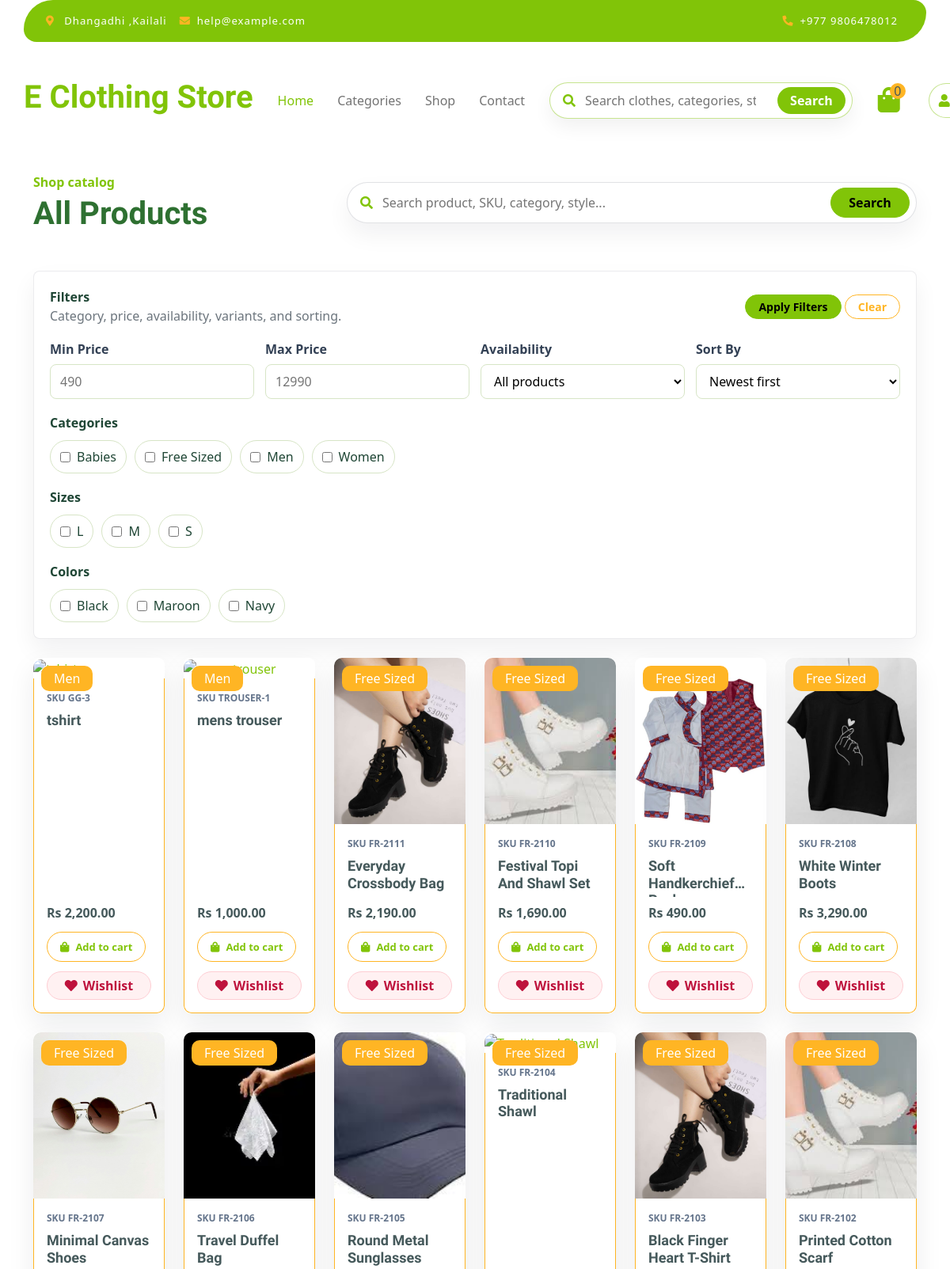
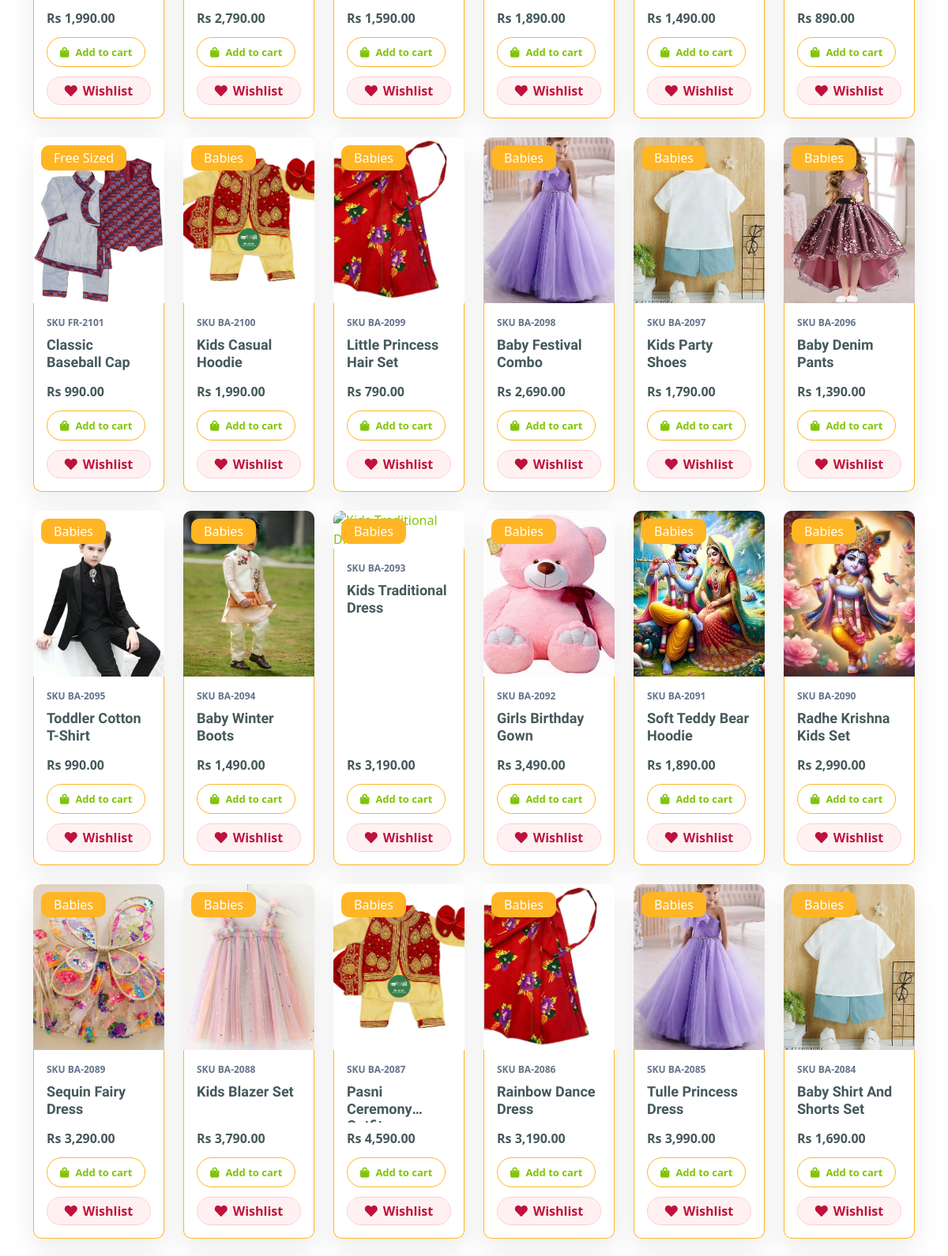
Screenshot of /user/our_shop.php (upper part) with the database file from the repository (2 pictures, top to bottom).
### tables this page shows
CREATE TABLE `category` (
  `id` int NOT NULL AUTO_INCREMENT,
  `name` varchar(100) DEFAULT NULL,
  `description` text,
  `created_at` datetime DEFAULT CURRENT_TIMESTAMP,
  `deleted_at` datetime DEFAULT NULL,
  PRIMARY KEY (`id`)
);

CREATE TABLE `product` (
  `id` int NOT NULL AUTO_INCREMENT,
  `name` varchar(100) DEFAULT NULL,
  `description` text,
  `price` decimal(10,2) DEFAULT NULL,
  `quantity` int DEFAULT NULL,
  `sku` varchar(100) DEFAULT NULL,
  `category_id` int DEFAULT NULL,
  `image` varchar(255) DEFAULT NULL,
  `created_at` datetime DEFAULT CURRENT_TIMESTAMP,
  `deleted_at` datetime DEFAULT NULL,
  PRIMARY KEY (`id`),
  KEY `category_id` (`category_id`),
  CONSTRAINT `product_ibfk_1` FOREIGN KEY (`category_id`) REFERENCES `category` (`id`) ON DELETE CASCADE
);

CREATE TABLE `store_settings` (
  `id` int NOT NULL AUTO_INCREMENT,
  `store_name` varchar(255) NOT NULL,
  `store_logo` varchar(255) DEFAULT NULL,
  `contact_number` varchar(50) DEFAULT NULL,
  `store_email` varchar(255) DEFAULT NULL,
  `store_address` varchar(255) DEFAULT NULL,
  `store_information` text,
  `established_date` varchar(50) DEFAULT NULL,
  `currency_code` varchar(10) NOT NULL DEFAULT 'NPR',
  `currency_symbol` varchar(20) NOT NULL DEFAULT 'Rs',
  PRIMARY KEY (`id`)
);

### includes/store.php (called while the page is built, shortened)
<?php
function ensure_store_settings_schema(mysqli $con): void
{
    $columns = [];
    $result = mysqli_query($con, "SHOW COLUMNS FROM store_settings");
    while ($result && $row = mysqli_fetch_assoc($result)) {
        $columns[] = $row['Field'];
    }
}
function get_store_settings(mysqli $con): array
{
    ensure_store_settings_schema($con);
    $result = mysqli_query($con, "SELECT * FROM store_settings ORDER BY id DESC LIMIT 1");
    $settings = $result ? (mysqli_fetch_assoc($result) ?: []) : [];
    return array_merge([
        'store_name' => 'E-Clothing Store',
        'store_logo' => null,
        'contact_number' => '+9779806478012',
        'store_email' => 'help@example.com',
        'store_address' => 'Dhangadhi, Kailali Nepal',
        'store_information' => 'Quality fashion, fast service, and reliable Cash on Delivery across Nepal.',
        'currency_code' => 'NPR',
        'currency_symbol' => 'Rs',
    ], $settings);
}
function currency_symbol(?mysqli $con = null): string
{
    static $symbol = null;
    if ($symbol !== null) {
        return $symbol;
    }
    $localConnection = false;
    $settings = get_store_settings($con);
    $symbol = trim($settings['currency_symbol'] ?? 'Rs') ?: 'Rs';
    return $symbol;
}
function money(float $amount, ?mysqli $con = null): string
{
    return htmlspecialchars(currency_symbol($con)) . ' ' . number_format($amount, 2);
}

### user/our_shop.php (the view, shortened to what this page needs)
<?php
include("includes/header.php");
require_once __DIR__ . '/../includes/store.php';
require_once __DIR__ . '/../includes/product_variants.php';
$con = db_connect();
$categoryResult = mysqli_query($con, "SELECT id, name FROM category WHERE deleted_at IS NULL ORDER BY name ASC");
$categories = [];
while ($category = mysqli_fetch_assoc($categoryResult)) {
    $categories[] = $category;
}
$rangeResult = mysqli_query($con, "SELECT MIN(price) AS min_price, MAX(price) AS max_price FROM product WHERE deleted_at IS NULL");
$priceRange = mysqli_fetch_assoc($rangeResult) ?: ['min_price' => 0, 'max_price' => 0];
$sizes = [];
$sizeResult = mysqli_query($con, "SELECT DISTINCT variation_value FROM productdetail WHERE LOWER(variation_key) = 'size' AND deleted_at IS NULL ORDER BY variation_value ASC");
while ($sizeResult && $row = mysqli_fetch_assoc($sizeResult)) {
    if ($row['variation_value'] !== '') {
        $sizes[] = $row['variation_value'];
    }
}
$colors = [];
$colorResult = mysqli_query($con, "SELECT DISTINCT variation_value FROM productdetail WHERE LOWER(variation_key) = 'color' AND deleted_at IS NULL ORDER BY variation_value ASC");
while ($colorResult && $row = mysqli_fetch_assoc($colorResult)) {
    if ($row['variation_value'] !== '') {
        $colors[] = $row['variation_value'];
    }
}
$search = trim($_GET['q'] ?? '');
$selectedCategories = isset($_GET['categories']) ? array_map('intval', (array) $_GET['categories']) : [];
$selectedSizes = isset($_GET['sizes']) ? array_map('strval', (array) $_GET['sizes']) : [];
$selectedColors = isset($_GET['colors']) ? array_map('strval', (array) $_GET['colors']) : [];
$stock = $_GET['stock'] ?? 'all';
$sort = $_GET['sort'] ?? 'newest';
$conditions = ["p.deleted_at IS NULL"];
$orderMap = [
    'newest' => 'p.created_at DESC',
    'price_low' => 'p.price ASC',
    'price_high' => 'p.price DESC',
    'name' => 'p.name ASC',
    'stock' => 'p.quantity DESC',
];
$orderBy = $orderMap[$sort] ?? $orderMap['newest'];
$where = implode(' AND ', $conditions);
$sql = "SELECT p.*, c.name AS category_name
        FROM product p
        LEFT JOIN category c ON p.category_id = c.id
        WHERE $where
        ORDER BY $orderBy";
$result = mysqli_query($con, $sql);
?>
<div class="container-fluid clothing py-5" style="padding-top: 170px !important;">
    <div class="container py-5">
        <div class="shop-toolbar mb-5">
            <div>
                <p class="text-primary fw-bold mb-1">Shop catalog</p>
                <h1 class="mb-0">All Products</h1>
            </div>
            <form method="GET" class="shop-search">
                <i class="fas fa-search"></i>
                <input type="search" name="q" id="searchBox" value="<?= htmlspecialchars($search) ?>" placeholder="Search product, SKU, category, style...">
                <button class="btn btn-primary" type="submit">Search</button>
            </form>
        </div>
        <form method="GET" class="filter-panel advanced-filter-panel mb-4">
            <div class="filter-header">
                <div>
                    <strong>Filters</strong>
                    <p class="text-muted mb-0">Category, price, availability, variants, and sorting.</p>
                </div>
                <div>
                    <button type="submit" class="btn btn-primary btn-sm rounded-pill px-3">Apply Filters</button>
                    <a href="our_shop.php" class="btn btn-outline-secondary btn-sm rounded-pill px-3">Clear</a>
                </div>
            </div>
            <div class="filter-grid">
                <label>
                    <span>Min Price</span>
                    <input type="number" name="min_price" min="0" step="1" value="<?= htmlspecialchars((string) ($_GET['min_price'] ?? '')) ?>" placeholder="<?= (int) $priceRange['min_price'] ?>">
                </label>
                <label>
                    <span>Max Price</span>
                    <input type="number" name="max_price" min="0" step="1" value="<?= htmlspecialchars((string) ($_GET['max_price'] ?? '')) ?>" placeholder="<?= (int) $priceRange['max_price'] ?>">
                </label>
                <label>
                    <span>Availability</span>
                    <select name="stock">
                        <option value="all" <?= $stock === 'all' ? 'selected' : '' ?>>All products</option>
                    </select>
                </label>
                <label>
                    <span>Sort By</span>
                    <select name="sort">
                        <option value="newest" <?= $sort === 'newest' ? 'selected' : '' ?>>Newest first</option>
                    </select>
                </label>
            </div>
            <div class="filter-block">
                <strong>Categories</strong>
                <div class="filter-categories">
                    <?php foreach ($categories as $category): ?>
                        <label>
                            <input type="checkbox" name="categories[]" value="<?= (int) $category['id'] ?>" <?= in_array((int) $category['id'], $selectedCategories, true) ? 'checked' : '' ?>>
                            <?= htmlspecialchars($category['name']) ?>
                        </label>
                    <?php endforeach; ?>
                </div>
            </div>
            <?php if (!empty($sizes)): ?>
                <div class="filter-block">
                    <strong>Sizes</strong>
                    <div class="filter-categories">
                        <?php foreach ($sizes as $size): ?>
                            <label><input type="checkbox" name="sizes[]" value="<?= htmlspecialchars($size) ?>" <?= in_array($size, $selectedSizes, true) ? 'checked' : '' ?>><?= htmlspecialchars($size) ?></label>
                        <?php endforeach; ?>
                    </div>
                </div>
            <?php endif; ?>
            <?php if (!empty($colors)): ?>
                <div class="filter-block">
                    <strong>Colors</strong>
                    <div class="filter-categories">
                        <?php foreach ($colors as $color): ?>
                            <label><input type="checkbox" name="colors[]" value="<?= htmlspecialchars($color) ?>" <?= in_array($color, $selectedColors, true) ? 'checked' : '' ?>><?= htmlspecialchars($color) ?></label>
                        <?php endforeach; ?>
                    </div>
                </div>
            <?php endif; ?>
        </form>
        <div class="row g-4" id="productList">
            <?php if ($result && mysqli_num_rows($result) > 0): ?>
                <?php while ($product = mysqli_fetch_assoc($result)): ?>
                    <div class="col-md-6 col-lg-4 col-xl-2 product-card" data-id="<?= (int) $product['id']; ?>"
                        data-name="<?= htmlspecialchars(strtolower($product['name']), ENT_QUOTES); ?>" data-sku="<?= htmlspecialchars(strtolower($product['sku']), ENT_QUOTES); ?>"
                        data-description="<?= htmlspecialchars(strtolower($product['description']), ENT_QUOTES); ?>" data-price="<?= (float) $product['price']; ?>"
                        data-category="<?= htmlspecialchars(strtolower($product['category_name']), ENT_QUOTES); ?>">
                        <div class="rounded position-relative clothing-item">
                            <a href="product_details.php?id=<?= (int) $product['id']; ?>">
                                <img src="../assets/images/<?= htmlspecialchars($product['image']); ?>"
                                    class="img-fluid w-100 rounded-top" alt="<?= htmlspecialchars($product['name']); ?>">
                            </a>
                            <div class="text-white bg-secondary px-3 py-1 rounded position-absolute product-badge" style="top: 10px; left: 10px;">
                                <?= htmlspecialchars($product['category_name']); ?>
                            </div>
                            <div class="p-4 border border-secondary border-top-0 rounded-bottom">
                                <span class="product-meta">SKU <?= htmlspecialchars($product['sku']); ?></span>
                                <h5><?= htmlspecialchars($product['name']); ?></h5>
                                <div class="d-flex justify-content-between flex-lg-wrap">
                                    <span class="text-dark fs-5 fw-bold"><?= money((float) $product['price'], $con); ?></span>
                                    <?php if ((int) $product['quantity'] > 0): ?>
                                        <a href="add_to_cart.php?id=<?= (int) $product['id']; ?>&quantity=1" class="btn border border-secondary rounded-pill px-3 text-primary">
                                            <i class="fa fa-shopping-bag me-2 text-primary"></i> Add to cart
                                        </a>
                                    <?php else: ?>
                                        <button class="btn border border-secondary rounded-pill px-3 text-danger" disabled>Out of Stock</button>
                                    <?php endif; ?>
                                </div>
                                <a href="<?= isset($_SESSION['user_id']) ? 'add_to_wishlist.php?id=' . (int) $product['id'] : 'Userlogin.php' ?>"
                                    class="wishlist-card-action" title="Add to wishlist">
                                    <i class="fas fa-heart"></i> Wishlist
                                </a>
                            </div>
                        </div>
                    </div>
                <?php endwhile; ?>
            <?php else: ?>
                <div class="col-12">
                    <div class="alert alert-warning">No products match the selected filters.</div>
                </div>
            <?php endif; ?>
        </div>
    </div>
</div>

### design-assets/css/product_details.css (style rules this page uses)
body { font-family: 'Segoe UI', sans-serif; background-color: #f8f9fa; }

### design-assets/css/order_success.css (style rules this page uses)
body { margin: 0; padding: 0; background: #fff; font-family: 'Arial', sans-serif; color: #212529; min-height: 100vh; }

### design-assets/css/myorder.css (style rules this page uses)
body { background-color: #fff; font-family: 'Segoe UI', Tahoma, Geneva, Verdana, sans-serif; padding: 40px 20px; color: #1f4635; }
h1 { font-weight: 700; color: #2e7031; margin-bottom: 2rem; text-align: center; }

### design-assets/css/style.css (style rules this page uses)
.btn { font-weight: 600; transition: .5s; }
.btn.border-secondary { transition: 0.5s; }
.clothing .clothing-item { height: 100%; transition: 0.5s; }

### design-assets/css/storefront-modern.css (style rules this page uses)
html { min-height: 100%; }
body { margin: 0; padding: 0; min-height: 100vh; display: flex; flex-direction: column; overflow-x: hidden; }
.product-grid-card, .clothing-item { height: 100%; display: flex; flex-direction: column; overflow: hidden; background: #ffffff; border-radius: 8px !important; box-shadow: 0 14px 34px rgba(15, 23, 42, 0.08); }
.product-grid-card img, .clothing-item > a > img { height: 210px; object-fit: cover; }
.product-card-body, .clothing-item .p-4 { flex: 1; display: flex; flex-direction: column; padding: 1rem !important; }
.product-card-title, .clothing-item h4, .clothing-item h5 { min-height: 50px; display: -webkit-box; overflow: hidden; -webkit-line-clamp: 2; -webkit-box-orient: vertical; font-size: 18px; }
.product-meta { display: block; margin-bottom: 8px; color: #64748b; font-size: 12px; font-weight: 800; text-transform: uppercase; }
.product-badge { max-width: calc(100% - 20px); overflow: hidden; text-overflow: ellipsis; white-space: nowrap; }
.product-card-actions, .clothing-item .d-flex.justify-content-between { gap: 12px; margin-top: auto; }
.clothing-item .fs-5 { font-size: 1rem !important; }
.clothing-item .btn { min-height: 38px; display: inline-flex; align-items: center; justify-content: center; white-space: normal; line-height: 1.15; font-size: 13px; }
.wishlist-card-action { min-height: 36px; display: inline-flex; align-items: center; justify-content: center; gap: 7px; margin-top: 12px; padding: 0 12px; border: 1px solid #fecdd3; border-radius: 999px; background: #fff1f2; color: #be123c; font-weight: 800; text-decoration: none; }
.shop-toolbar { display: flex; align-items: center; justify-content: space-between; gap: 16px; flex-wrap: wrap; }
.shop-search { flex: 1 1 520px; max-width: 720px; display: flex; align-items: center; gap: 10px; min-height: 52px; padding: 0 8px 0 16px; border: 1px solid rgba(15, 23, 42, 0.12); border-radius: 999px; background: #ffffff; box-shadow: 0 14px 30px rgba(15, 23, 42, 0.06); }
.shop-search i { color: var(--bs-primary); }
.shop-search input { flex: 1; min-width: 0; border: 0; outline: 0; }
.shop-search button { border-radius: 999px; min-width: 100px; }
.filter-panel { padding: 20px; border: 1px solid rgba(15, 23, 42, 0.08); border-radius: 8px; background: #ffffff; box-shadow: 0 14px 30px rgba(15, 23, 42, 0.06); }
.advanced-filter-panel { display: grid; gap: 18px; }
.filter-header { display: flex; align-items: center; justify-content: space-between; gap: 18px; flex-wrap: wrap; }
.filter-grid { display: grid; grid-template-columns: repeat(4, minmax(0, 1fr)); gap: 14px; }
.filter-grid label { display: grid; gap: 7px; color: #334155; font-weight: 800; }
.filter-grid input, .filter-grid select { min-height: 44px; border: 1px solid #d7e5c6; border-radius: 8px; padding: 0 12px; background: #fff; }
.filter-block { display: grid; gap: 10px; }
.filter-categories { display: flex; flex-wrap: wrap; gap: 10px; }
.filter-categories label { display: inline-flex; align-items: center; gap: 8px; padding: 8px 12px; border: 1px solid #d7e5c6; border-radius: 999px; background: #fff; cursor: pointer; }

### rows the page displays
category: name "Babies"
category: name "Free Sized"
category: name "Men"
category: name "Women"
product: category.name "Men", sku "GG-3", name "tshirt", price.currency_symbol "Rs 2,200.00"
product: category.name "Men", sku "TROUSER-1", name "mens trouser", price.currency_symbol "Rs 1,000.00"
product: image (picture), category.name "Free Sized", sku "FR-2111", name "Everyday Crossbody Bag", price.currency_symbol "Rs 2,190.00"
product: image (picture), category.name "Free Sized", sku "FR-2110", name "Festival Topi And Shawl Set", price.currency_symbol "Rs 1,690.00"
product: image (picture), category.name "Free Sized", sku "FR-2109", name "Soft…", price.currency_symbol "Rs 490.00"
product: image (picture), category.name "Free Sized", sku "FR-2108", name "White Winter Boots", price.currency_symbol "Rs 3,290.00"
product: image (picture), category.name "Free Sized", sku "FR-2107", name "Minimal Canvas Shoes", price.currency_symbol "Rs 1,990.00"
product: image (picture), category.name "Free Sized", sku "FR-2106", name "Travel Duffel Bag", price.currency_symbol "Rs 2,790.00"
product: image (picture), category.name "Free Sized", sku "FR-2105", name "Round Metal Sunglasses", price.currency_symbol "Rs 1,590.00"
product: category.name "Free Sized", sku "FR-2104", name "Traditional Shawl", price.currency_symbol "Rs 1,890.00"
product: image (picture), category.name "Free Sized", sku "FR-2103", name "Black Finger Heart T-Shirt", price.currency_symbol "Rs 1,490.00"
product: image (picture), category.name "Free Sized", sku "FR-2102", name "Printed Cotton Scarf", price.currency_symbol "Rs 890.00"
product: image (picture), category.name "Free Sized", sku "FR-2101", name "Classic Baseball Cap", price.currency_symbol "Rs 990.00"
product: image (picture), category.name "Babies", sku "BA-2100", name "Kids Casual Hoodie", price.currency_symbol "Rs 1,990.00"
product: image (picture), category.name "Babies", sku "BA-2099", name "Little Princess Hair Set", price.currency_symbol "Rs 790.00"
product: image (picture), category.name "Babies", sku "BA-2098", name "Baby Festival Combo", price.currency_symbol "Rs 2,690.00"
product: image (picture), category.name "Babies", sku "BA-2097", name "Kids Party Shoes", price.currency_symbol "Rs 1,790.00"
product: image (picture), category.name "Babies", sku "BA-2096", name "Baby Denim Pants", price.currency_symbol "Rs 1,390.00"
product: image (picture), category.name "Babies", sku "BA-2095", name "Toddler Cotton T-Shirt", price.currency_symbol "Rs 990.00"
product: image (picture), category.name "Babies", sku "BA-2094", name "Baby Winter Boots", price.currency_symbol "Rs 1,490.00"
product: category.name "Babies", sku "BA-2093", name "Kids Traditional Dress", price.currency_symbol "Rs 3,190.00"
product: image (picture), category.name "Babies", sku "BA-2092", name "Girls Birthday Gown", price.currency_symbol "Rs 3,490.00"
product: image (picture), category.name "Babies", sku "BA-2091", name "Soft Teddy Bear Hoodie", price.currency_symbol "Rs 1,890.00"
product: image (picture), category.name "Babies", sku "BA-2090", name "Radhe Krishna Kids Set", price.currency_symbol "Rs 2,990.00"
product: image (picture), category.name "Babies", sku "BA-2089", name "Sequin Fairy Dress", price.currency_symbol "Rs 3,290.00"
product: image (picture), category.name "Babies", sku "BA-2088", name "Kids Blazer Set", price.currency_symbol "Rs 3,790.00"
product: image (picture), category.name "Babies", sku "BA-2087", name "Pasni…", price.currency_symbol "Rs 4,590.00"
product: image (picture), category.name "Babies", sku "BA-2086", name "Rainbow Dance Dress", price.currency_symbol "Rs 3,190.00"
product: image (picture), category.name "Babies", sku "BA-2085", name "Tulle Princess Dress", price.currency_symbol "Rs 3,990.00"
product: image (picture), category.name "Babies", sku "BA-2084", name "Baby Shirt And Shorts Set", price.currency_symbol "Rs 1,690.00"

### other values shown
$cartCount "0"
$size "L"
$size "M"
$size "S"
$color "Black"
$color "Maroon"
$color "Navy"
